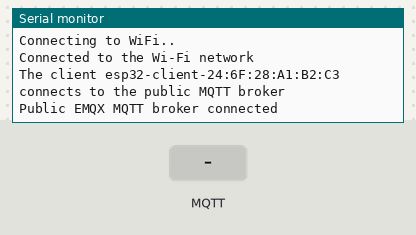
Simulated run of this sketch. Board: ESP32. On the bench: the last lines printed to the serial monitor. The inputs (shaded band) are chosen by the test bench. WiFi joins after 1.5 s; servers stay silent unless stated; no MQTT or app messages arrive unless stated.

Above: at 2.7 s.
2.8 s: MQTT message "1" arrives on the first subscribed topic
At 3.3 s:
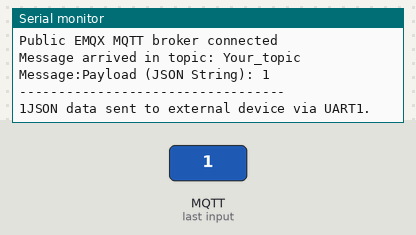
4.3 s: MQTT message "on" arrives on the first subscribed topic
At 5.5 s:
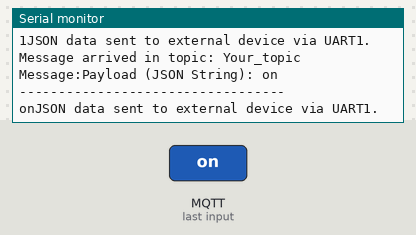
5.8 s: MQTT message "off" arrives on the first subscribed topic
At 6.8 s:
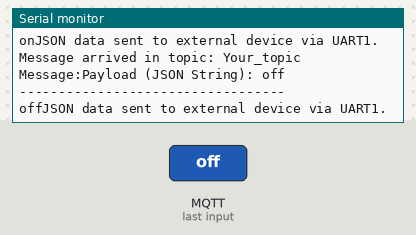

The sketch:

ESP32_MQTTX_Mqtt_Subscriber.ino
```cpp
#include <WiFi.h>
#include <PubSubClient.h>
#include <ArduinoJson.h>

// WiFi
const char *ssid = "your_Wi-Fi_ssid"; // Enter your Wi-Fi name
const char *password = "your_Wi-Fi_passward";  // Enter Wi-Fi password

// MQTT Broker
const char *mqtt_broker = "broker.emqx.io";
const char *topic = "Your_topic";
const char *mqtt_username = "emqx";
const char *mqtt_password = "public";
const int mqtt_port = 1883;

WiFiClient espClient;
PubSubClient client(espClient);

void setup() {
    // Set serial baud to 115200;
    Serial.begin(115200);
    // Connecting to a WiFi network
    WiFi.begin(ssid, password);
    while (WiFi.status() != WL_CONNECTED) {
        delay(500);
        Serial.println("Connecting to WiFi..");
    }
    Serial.println("Connected to the Wi-Fi network");
    //connecting to a mqtt broker
    client.setServer(mqtt_broker, mqtt_port);
    client.setCallback(callback);
    while (!client.connected()) {
        String client_id = "esp32-client-";
        client_id += String(WiFi.macAddress());
        Serial.printf("The client %s connects to the public MQTT broker\n", client_id.c_str());
        if (client.connect(client_id.c_str(), mqtt_username, mqtt_password)) {
            Serial.println("Public EMQX MQTT broker connected");
        } else {
            Serial.print("failed with state ");
            Serial.print(client.state());
            delay(2000);
        }
    }
    // Publish and subscribe
    client.subscribe(topic);
}

void callback(char *topic, byte *payload, unsigned int length) {
    Serial.print("Message arrived in topic: ");
    Serial.println(topic);
    Serial.print("Message:");
    // Convert payload (byte array) to a String
  String receivedJsonString = "";
  for (int i = 0; i < length; i++) {
    receivedJsonString += (char)payload[i];
  }
  Serial.print("Payload (JSON String): ");
  Serial.println(receivedJsonString);
  Serial.println("----------------------------------");

  // --- Send the entire received JSON string to Serial Monitor ---
  Serial.print(receivedJsonString);
  Serial.println("JSON data sent to external device via UART1."); // Prints to Serial Monitor (UART0)
}

void loop() {
    client.loop();
}
```

Measured:
- after the input at 2.8 s, the serial monitor: prints a new line at once (image 1)
- after the input at 4.3 s, the serial monitor: prints a new line at once (image 2)
- after the input at 5.8 s, the serial monitor: prints a new line at once (image 3)
